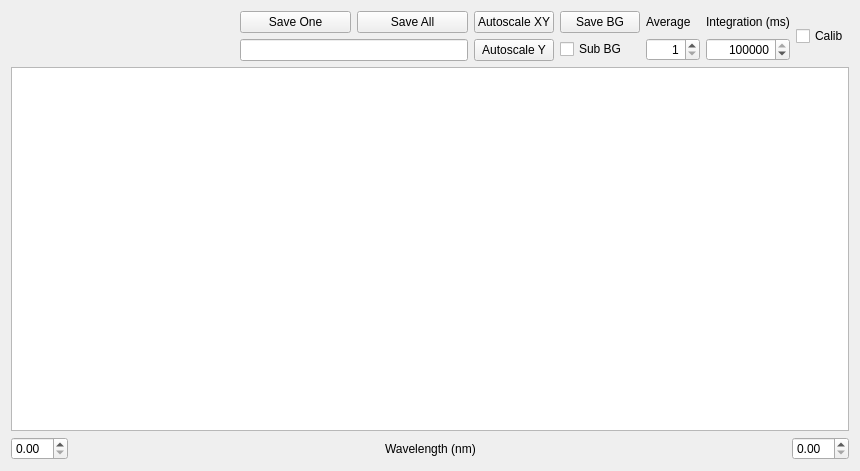
<?xml version="1.0" encoding="UTF-8"?>
<ui version="4.0">
 <class>Form</class>
 <widget class="QWidget" name="Form">
  <property name="geometry">
   <rect>
    <x>0</x>
    <y>0</y>
    <width>860</width>
    <height>471</height>
   </rect>
  </property>
  <property name="windowTitle">
   <string>Form</string>
  </property>
  <layout class="QGridLayout" name="gridLayout">
   <item row="0" column="0">
    <layout class="QVBoxLayout" name="plotVerticalLayout">
     <item>
      <layout class="QHBoxLayout" name="horizontalLayout">
       <item>
        <spacer name="horizontalSpacer">
         <property name="orientation">
          <enum>Qt::Horizontal</enum>
         </property>
         <property name="sizeHint" stdset="0">
          <size>
           <width>40</width>
           <height>20</height>
          </size>
         </property>
        </spacer>
       </item>
       <item>
        <layout class="QVBoxLayout" name="verticalLayout_4">
         <item>
          <layout class="QHBoxLayout" name="horizontalLayout_3">
           <item>
            <widget class="QPushButton" name="saveone_button">
             <property name="text">
              <string>Save One</string>
             </property>
             <property name="checkable">
              <bool>true</bool>
             </property>
             <property name="checked">
              <bool>false</bool>
             </property>
             <property name="autoDefault">
              <bool>false</bool>
             </property>
             <property name="default">
              <bool>false</bool>
             </property>
            </widget>
           </item>
           <item>
            <widget class="QPushButton" name="saveall_button">
             <property name="text">
              <string>Save All</string>
             </property>
             <property name="checkable">
              <bool>true</bool>
             </property>
             <property name="checked">
              <bool>false</bool>
             </property>
             <property name="autoDefault">
              <bool>false</bool>
             </property>
             <property name="default">
              <bool>false</bool>
             </property>
            </widget>
           </item>
          </layout>
         </item>
         <item>
          <widget class="QLineEdit" name="savepath"/>
         </item>
        </layout>
       </item>
       <item>
        <layout class="QVBoxLayout" name="verticalLayout_3">
         <item>
          <widget class="QPushButton" name="autoXY">
           <property name="text">
            <string>Autoscale XY</string>
           </property>
          </widget>
         </item>
         <item>
          <widget class="QPushButton" name="autoY">
           <property name="text">
            <string>Autoscale Y</string>
           </property>
          </widget>
         </item>
        </layout>
       </item>
       <item>
        <layout class="QVBoxLayout" name="verticalLayout">
         <item>
          <widget class="QPushButton" name="saveBG">
           <property name="text">
            <string>Save BG</string>
           </property>
           <property name="checkable">
            <bool>true</bool>
           </property>
          </widget>
         </item>
         <item>
          <widget class="QCheckBox" name="subBG">
           <property name="text">
            <string>Sub BG</string>
           </property>
          </widget>
         </item>
        </layout>
       </item>
       <item>
        <layout class="QVBoxLayout" name="average_layout">
         <item>
          <widget class="QLabel" name="label_2">
           <property name="text">
            <string>Average</string>
           </property>
          </widget>
         </item>
         <item>
          <widget class="QSpinBox" name="n_average">
           <property name="alignment">
            <set>Qt::AlignRight|Qt::AlignTrailing|Qt::AlignVCenter</set>
           </property>
           <property name="minimum">
            <number>1</number>
           </property>
           <property name="maximum">
            <number>1000</number>
           </property>
          </widget>
         </item>
        </layout>
       </item>
       <item>
        <layout class="QVBoxLayout" name="integration_layout">
         <item>
          <widget class="QLabel" name="label">
           <property name="text">
            <string>Integration (ms)</string>
           </property>
          </widget>
         </item>
         <item>
          <widget class="QSpinBox" name="integration">
           <property name="alignment">
            <set>Qt::AlignRight|Qt::AlignTrailing|Qt::AlignVCenter</set>
           </property>
           <property name="minimum">
            <number>1000</number>
           </property>
           <property name="maximum">
            <number>1000000</number>
           </property>
           <property name="value">
            <number>100000</number>
           </property>
          </widget>
         </item>
        </layout>
       </item>
       <item>
        <layout class="QVBoxLayout" name="verticalLayout_2"/>
       </item>
       <item>
        <widget class="QCheckBox" name="calibrate">
         <property name="text">
          <string>Calib</string>
         </property>
        </widget>
       </item>
      </layout>
     </item>
     <item>
      <widget class="PlotWidget" name="plot_full"/>
     </item>
     <item>
      <layout class="QHBoxLayout" name="horizontalLayout_2">
       <item>
        <widget class="QDoubleSpinBox" name="xmin"/>
       </item>
       <item>
        <spacer name="horizontalSpacer_3">
         <property name="orientation">
          <enum>Qt::Horizontal</enum>
         </property>
         <property name="sizeHint" stdset="0">
          <size>
           <width>40</width>
           <height>20</height>
          </size>
         </property>
        </spacer>
       </item>
       <item>
        <widget class="QLabel" name="label_3">
         <property name="text">
          <string>Wavelength (nm)</string>
         </property>
        </widget>
       </item>
       <item>
        <spacer name="horizontalSpacer_2">
         <property name="orientation">
          <enum>Qt::Horizontal</enum>
         </property>
         <property name="sizeHint" stdset="0">
          <size>
           <width>40</width>
           <height>20</height>
          </size>
         </property>
        </spacer>
       </item>
       <item>
        <widget class="QDoubleSpinBox" name="xmax"/>
       </item>
      </layout>
     </item>
    </layout>
   </item>
  </layout>
 </widget>
 <customwidgets>
  <customwidget>
   <class>PlotWidget</class>
   <extends>QGraphicsView</extends>
   <header>pyqtgraph</header>
  </customwidget>
 </customwidgets>
 <resources/>
 <connections/>
</ui>
